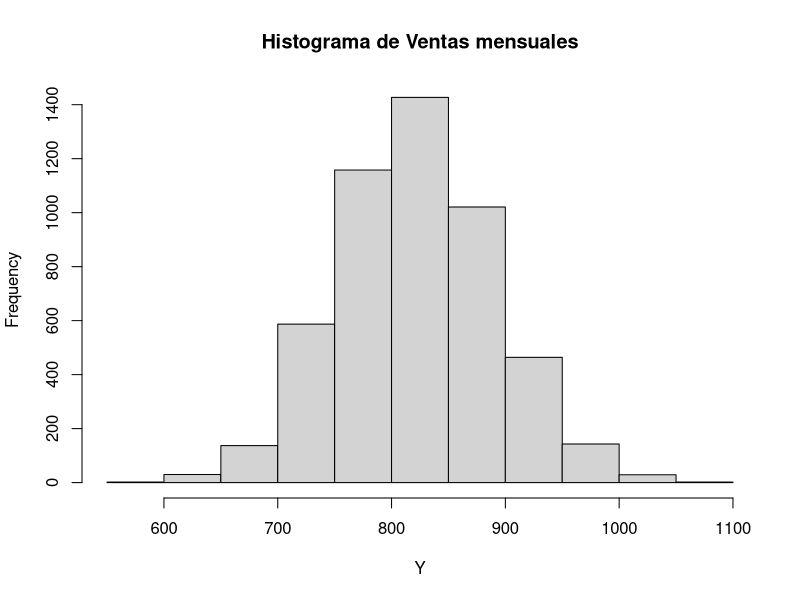

R code for this plot:
#Investigacion Operativa - Simulacion

#1)
#Genero semilla
set.seed(2021)

#Creo la funcion
ventas<-function(h){
  J <- sample(
    c(10,20,30,40,50),
    size=h,
    replace=T,
    prob=c(0.20,0.25,0.25,0.20,0.10))
    sum (J) }

ventas(30)

#Cantidad de simulaciones
N<-5000

Y<-replicate(N, ventas(30))
#El vector Y contiene la simulacion de ventas totales
#para 30 dias(1 mes)
Y[1:30]
tabla<-table(Y)/N

#Hago histograma
hist(Y, main = paste("Histograma de Ventas mensuales"))

#2)
ventas_mes <-replicate(N, ventas(30))
sum(ventas_mes > 900)/5000
